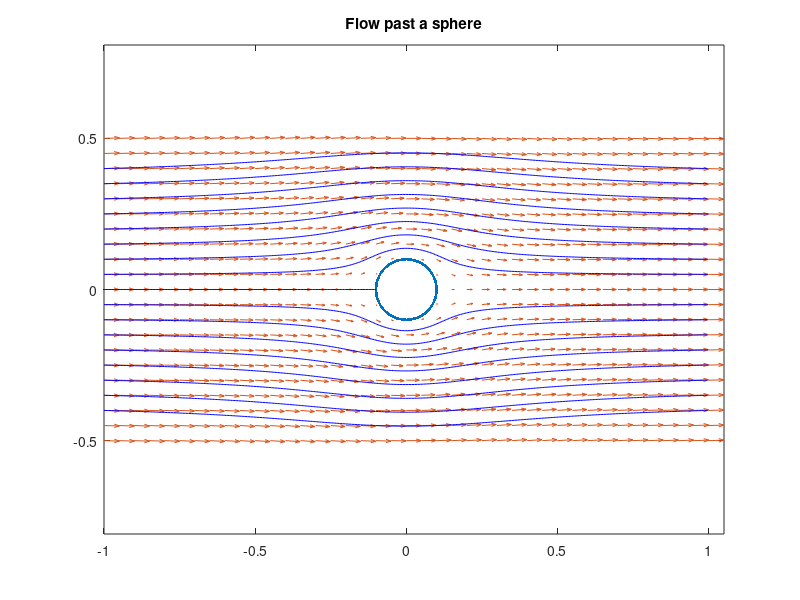

Here is the MATLAB script that generated this plot:
a = .1; % radius of the sphere

N = 1024; % draw the sphere in the xy-plane
k = 1 : N;
theta = 2 * pi / N * (k - 1);
x_k = a * cos(theta); x_k = x_k(:);
y_k = a * sin(theta); y_k = y_k(:);
plot(x_k, y_k, '.')
hold on


[X, Y] = meshgrid(-1 : .05 : 1, -.5 : .05 : .5);
r = sqrt(X.^2 + Y.^2);

U1 = 1./r + (X.^2) ./ (r.^3); % velocity field induced by the point force
V1 = (X.*Y) ./ (r.^3) ;

U2 = (-1 + 3 * (X.^2) ./ (r.^2)) ./ (r.^3); % velocity field induced by the force dipole
V2 = (3 * (X.*Y) ./ (r.^2)) ./ (r.^3);

const = (a^2)/3;
U = (4/3)/a - (U1 - const * U2); % combined velocities relative to the velocity at the infinity, v_inf = [(4/3)/a; 0]
V = 0 - (V1 - const * V2);

valid = (X.^2 + Y.^2 >= a^2); % draw only the velocity field outside the sphere (also remove the singularity)
U = valid .* U;
V = valid .* V;
q = quiver(X,Y,U,V,.75);

starty = -.4 : .05 : .4;
startx = ones(size(starty)) * (-1);
streamline(X,Y,U,V,startx,starty)

axis equal
title('Flow past a sphere')